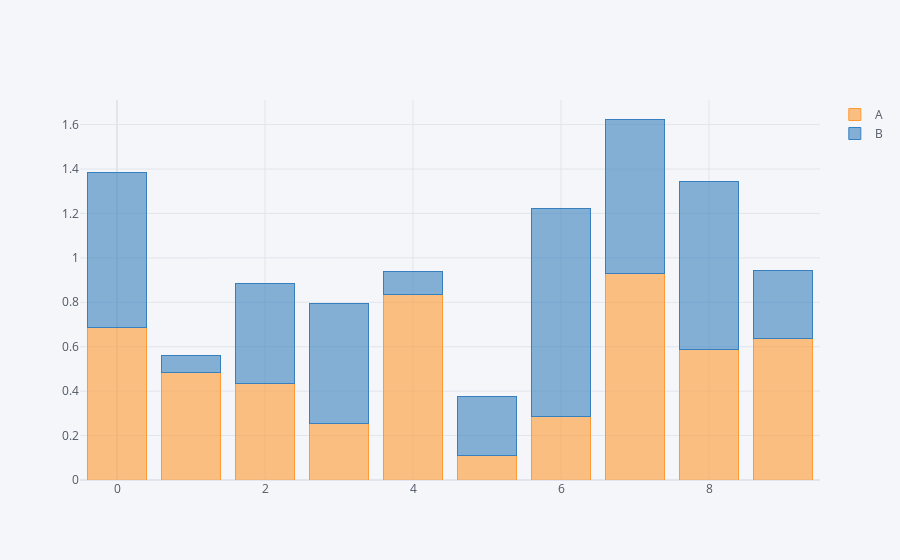
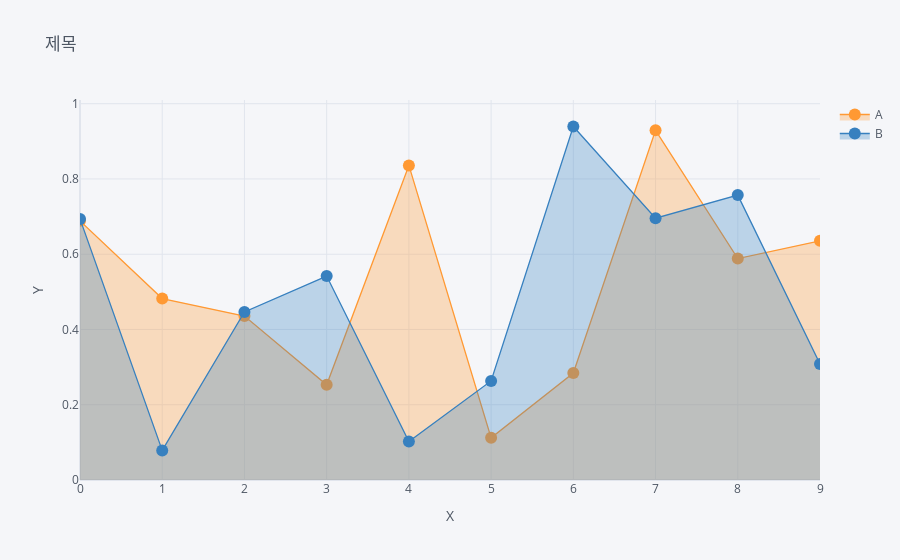
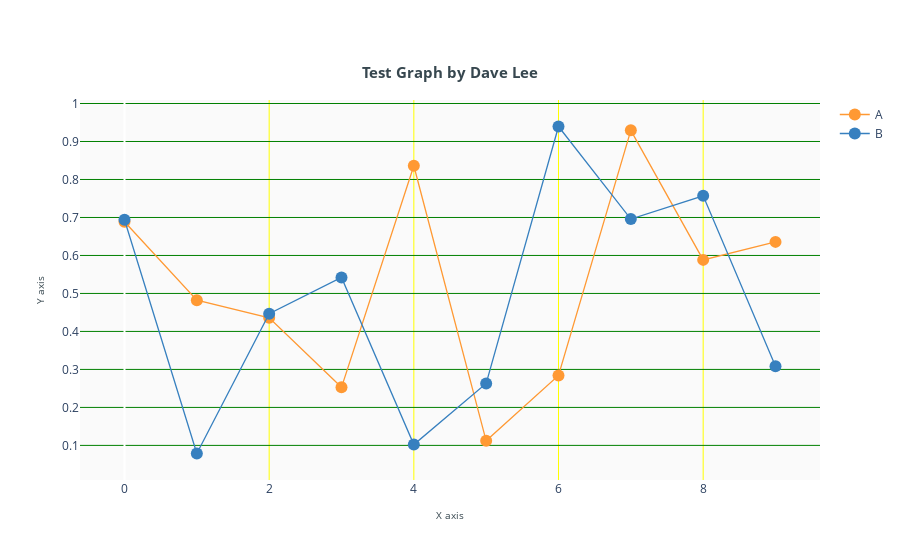

The notebook cell saved with these charts, in order:
### Code cell
import numpy as np
import pandas as pd
import chart_studio.plotly as py
import cufflinks as cf
cf.go_offline(connected=True)

df = pd.DataFrame(np.random.rand(10, 2), columns=["A", "B"])
# cf.help("bar")
# cf.help("scatter")

# check options
df.iplot(kind="bar", barmode="stack")
df.iplot(kind="scatter", mode="lines+markers", fill=True, xTitle="X", yTitle="Y", title="제목")

themes = cf.getThemes()
themes

# color theme
# for t in themes:
#     df.iplot(kind="scatter", mode="lines+markers", fill=True, xTitle="X", yTitle="Y", title=t, theme=t)

layout = {
    'title': 
        {
            'text':'<b>Test Graph by Dave Lee</b>',
            'font': {
                'size': 15,
                'color': '#37474F'
            },
            'x': 0.5,
            'y': 0.88

        },
    'plot_bgcolor': '#FAFAFA',
    'xaxis': {
        'showticklabels':True,
        'dtick': 2,
        'title': {
            'text':'X axis',
            'font': {
                    'size': 10,
                    'color': '#37474F'
                }
            },
        "gridcolor": "yellow"
    },
    'yaxis': {
        'showticklabels':True,
        'dtick': 0.1,
        'title': {
            'text':'Y axis',
            'font': {
                    'size': 10,
                    'color': '#37474F'
                }
            },
        "gridcolor": "green"
    }    
}
df.iplot(kind='scatter', mode='lines+markers', layout=layout)

### Figure 1 — Plotly figure (JSON) as saved in the notebook; plotly's stock layout.template omitted (floating-point values rounded to 4 significant figures)
{"data": [{"marker": {"color": "rgba(255, 153, 51, 0.6)", "line": {"color": "rgba(255, 153, 51, 1.0)", "width": 1}}, "name": "A", "orientation": "v", "text": "", "type": "bar", "x": [0, 1, 2, 3, 4, 5, 6, 7, 8, 9], "y": [0.6887, 0.4822, 0.4358, 0.2529, 0.836, 0.112, 0.2843, 0.9293, 0.5884, 0.6357]}, {"marker": {"color": "rgba(55, 128, 191, 0.6)", "line": {"color": "rgba(55, 128, 191, 1.0)", "width": 1}}, "name": "B", "orientation": "v", "text": "", "type": "bar", "x": [0, 1, 2, 3, 4, 5, 6, 7, 8, 9], "y": [0.6939, 0.07869, 0.4467, 0.5419, 0.1022, 0.2632, 0.9394, 0.6958, 0.7571, 0.3086]}], "layout": {"barmode": "stack", "legend": {"bgcolor": "#F5F6F9", "font": {"color": "#4D5663"}, "traceorder": "normal"}, "paper_bgcolor": "#F5F6F9", "plot_bgcolor": "#F5F6F9", "title": {"font": {"color": "#4D5663"}}, "xaxis": {"gridcolor": "#E1E5ED", "showgrid": true, "tickfont": {"color": "#4D5663"}, "title": {"font": {"color": "#4D5663"}, "text": ""}, "zerolinecolor": "#E1E5ED"}, "yaxis": {"gridcolor": "#E1E5ED", "showgrid": true, "tickfont": {"color": "#4D5663"}, "title": {"font": {"color": "#4D5663"}, "text": ""}, "zerolinecolor": "#E1E5ED"}}}

### Figure 2 — Plotly figure (JSON) as saved in the notebook; plotly's stock layout.template omitted (floating-point values rounded to 4 significant figures)
{"data": [{"fill": "tozeroy", "fillcolor": "rgba(255, 153, 51, 0.3)", "line": {"color": "rgba(255, 153, 51, 1.0)", "dash": "solid", "shape": "linear", "width": 1.3}, "marker": {"size": 12, "symbol": "circle"}, "mode": "lines+markers", "name": "A", "text": "", "type": "scatter", "x": [0, 1, 2, 3, 4, 5, 6, 7, 8, 9], "y": [0.6887, 0.4822, 0.4358, 0.2529, 0.836, 0.112, 0.2843, 0.9293, 0.5884, 0.6357]}, {"fill": "tozeroy", "fillcolor": "rgba(55, 128, 191, 0.3)", "line": {"color": "rgba(55, 128, 191, 1.0)", "dash": "solid", "shape": "linear", "width": 1.3}, "marker": {"size": 12, "symbol": "circle"}, "mode": "lines+markers", "name": "B", "text": "", "type": "scatter", "x": [0, 1, 2, 3, 4, 5, 6, 7, 8, 9], "y": [0.6939, 0.07869, 0.4467, 0.5419, 0.1022, 0.2632, 0.9394, 0.6958, 0.7571, 0.3086]}], "layout": {"legend": {"bgcolor": "#F5F6F9", "font": {"color": "#4D5663"}}, "paper_bgcolor": "#F5F6F9", "plot_bgcolor": "#F5F6F9", "title": {"font": {"color": "#4D5663"}, "text": "제목"}, "xaxis": {"gridcolor": "#E1E5ED", "showgrid": true, "tickfont": {"color": "#4D5663"}, "title": {"font": {"color": "#4D5663"}, "text": "X"}, "zerolinecolor": "#E1E5ED"}, "yaxis": {"gridcolor": "#E1E5ED", "showgrid": true, "tickfont": {"color": "#4D5663"}, "title": {"font": {"color": "#4D5663"}, "text": "Y"}, "zerolinecolor": "#E1E5ED"}}}

### Figure 3 — Plotly figure (JSON) as saved in the notebook; plotly's stock layout.template omitted (floating-point values rounded to 4 significant figures)
{"data": [{"line": {"color": "rgba(255, 153, 51, 1.0)", "dash": "solid", "shape": "linear", "width": 1.3}, "marker": {"size": 12, "symbol": "circle"}, "mode": "lines+markers", "name": "A", "text": "", "type": "scatter", "x": [0, 1, 2, 3, 4, 5, 6, 7, 8, 9], "y": [0.6887, 0.4822, 0.4358, 0.2529, 0.836, 0.112, 0.2843, 0.9293, 0.5884, 0.6357]}, {"line": {"color": "rgba(55, 128, 191, 1.0)", "dash": "solid", "shape": "linear", "width": 1.3}, "marker": {"size": 12, "symbol": "circle"}, "mode": "lines+markers", "name": "B", "text": "", "type": "scatter", "x": [0, 1, 2, 3, 4, 5, 6, 7, 8, 9], "y": [0.6939, 0.07869, 0.4467, 0.5419, 0.1022, 0.2632, 0.9394, 0.6958, 0.7571, 0.3086]}], "layout": {"plot_bgcolor": "#FAFAFA", "title": {"font": {"color": "#37474F", "size": 15}, "text": "<b>Test Graph by Dave Lee</b>", "x": 0.5, "y": 0.88}, "xaxis": {"dtick": 2, "gridcolor": "yellow", "showticklabels": true, "title": {"font": {"color": "#37474F", "size": 10}, "text": "X axis"}}, "yaxis": {"dtick": 0.1, "gridcolor": "green", "showticklabels": true, "title": {"font": {"color": "#37474F", "size": 10}, "text": "Y axis"}}}}
